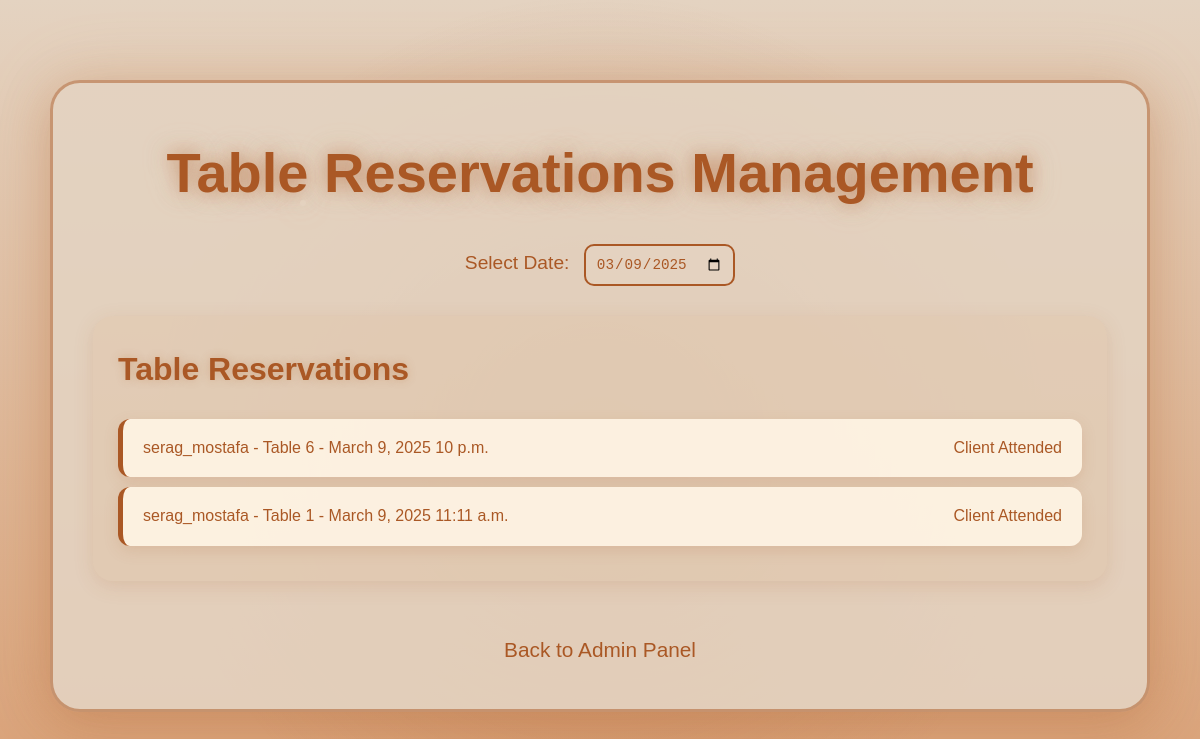
The page /cafe/admin/table_reservations/ (signed in) on the database its author committed.
### cafe/models.py (models this page shows, shortened)
class TableReservation(models.Model):
    user = models.ForeignKey(User, on_delete=models.CASCADE)
    table = models.ForeignKey(Table, on_delete=models.CASCADE)
    date = models.DateField()
    start_time = models.TimeField()
    duration = models.IntegerField(choices=[(30, '30 min'), (60, '1 hour'), (120, '2 hours')])
    created_at = models.DateTimeField(auto_now_add=True)
    attended = models.BooleanField(null=True, blank=True, default=None)  # New field: True (attended), False (no-show), None (not yet confirmed)

class Table(models.Model):
    number = models.IntegerField(unique=True)
    is_available = models.BooleanField(default=True)

### cafe/views.py (the view)
# urls.py: path('admin/table_reservations/', views.table_reservations_page, name='table_reservations_page'),
@login_required
@user_passes_test(lambda u: u.is_staff)
def table_reservations_page(request):
    date_str = request.GET.get('date', '')
    try:
        selected_date = datetime.strptime(date_str, '%Y-%m-%d').date() if date_str else timezone.now().date()
    except ValueError:
        selected_date = timezone.now().date()
    context = {
        'table_reservations': TableReservation.objects.filter(date=selected_date),
        'selected_date': selected_date,
    }
    return render(request, 'cafe/table_reservations_page.html', context)

### cafe/templates/cafe/table_reservations_page.html (shortened to what this page needs)
{% load static %}
<!DOCTYPE html>
<html lang="en">
<head>
</head>
<body>
    <div class="reservations-container">
        <h1>Table Reservations Management</h1>
        <div class="date-filter">
            <label for="date-picker">Select Date:</label>
            <input type="date" id="date-picker" value="{{ selected_date|date:'Y-m-d' }}">
        </div>
        <div class="section">
            <h2>Table Reservations</h2>
            <ul id="table-reservations-list">
                {% for reservation in table_reservations %}
                    <li data-reservation-id="{{ reservation.id }}">
                        <span>{{ reservation.user.username }} - Table {{ reservation.table.number }} - {{ reservation.date }} {{ reservation.start_time }}</span>
                        {% if reservation.attended is not None %}
                            <span class="attendance-status {% if reservation.attended %}attended{% else %}not-attended{% endif %}">
                                {% if reservation.attended %}Client Attended{% else %}Client Did Not Attend{% endif %}
                            </span>
                        {% else %}
                            <div class="attendance-buttons">
                                <button class="attendance-button true" data-attended="true">✔</button>
                                <button class="attendance-button false" data-attended="false">✘</button>
                            </div>
                        {% endif %}
                    </li>
                {% endfor %}
            </ul>
        </div>
        <a href="{% url 'cafe:admin_page' %}" class="back-link">Back to Admin Panel</a>
    </div>
</body>
</html>

### cafe/templates/cafe/table_reservations_page.html (style rules this page uses)
* { margin: 0; padding: 0; box-sizing: border-box; }
body { font-family: 'Orbitron', 'Poppins', sans-serif; background: linear-gradient(180deg, #e4d3c1 0%, #d89b6e 100%); color: #aa5825; line-height: 1.8; min-height: 100vh; overflow-x: hidden; position: relative; -webkit-font-smoothing: antialiased; -moz-osx-font-smoothing: grayscale; }
body::before { content: ''; position: fixed; top: 0; left: 0; width: 100%; height: 100%; background: radial-gradient(circle, rgba(170, 88, 37, 0.3) 0%, transparent 60%); z-index: -1; animation: cosmic-pulse 12s infinite ease-in-out; }
li { display: flex; justify-content: space-between; align-items: center; flex-wrap: nowrap; }
body::after { content: ''; position: absolute; width: 6px; height: 6px; background: rgba(228, 211, 193, 0.8); border-radius: 50%; box-shadow: 0 0 25px rgba(228, 211, 193, 0.6); animation: orbit 18s infinite ease-in-out; top: 15%; left: 25%; }
.reservations-container { max-width: 1100px; margin: 80px auto; padding: 40px; background: rgba(228, 211, 193, 0.9); border-radius: 30px; box-shadow: 0 12px 50px rgba(170, 88, 37, 0.3), 0 0 70px rgba(216, 155, 110, 0.2); position: relative; transition: transform 0.5s ease, box-shadow 0.5s ease; border: 3px solid rgba(170, 88, 37, 0.5); }
h1 { font-size: 3.5em; color: #aa5825; text-align: center; margin-bottom: 20px; text-shadow: 0 0 20px rgba(170, 88, 37, 0.6), 0 0 30px rgba(228, 211, 193, 0.4); animation: glow 2.5s infinite ease-in-out; }
.date-filter { text-align: center; margin-bottom: 30px; }
.date-filter label { font-size: 1.2em; color: #aa5825; margin-right: 10px; }
.date-filter input[type="date"] { padding: 10px; font-size: 1.1em; background: rgba(228, 211, 193, 0.7); border: 2px solid #aa5825; border-radius: 10px; color: #aa5825; outline: none; transition: border-color 0.3s ease, box-shadow 0.3s ease; }
.section { margin-bottom: 50px; padding: 25px; background: rgba(216, 155, 110, 0.1); border-radius: 20px; box-shadow: 0 5px 20px rgba(170, 88, 37, 0.15); transition: transform 0.3s ease, box-shadow 0.3s ease; }
h2 { font-size: 2em; color: #aa5825; margin-bottom: 20px; text-shadow: 0 0 10px rgba(170, 88, 37, 0.3); }
ul { list-style: none; padding: 0; }
li { padding: 15px 20px; margin: 10px 0; background: rgba(255, 245, 230, 0.9); border-radius: 12px; box-shadow: 0 5px 15px rgba(170, 88, 37, 0.15); display: flex; justify-content: space-between; align-items: center; transition: transform 0.3s ease, box-shadow 0.3s ease, background 0.3s ease; border-left: 5px solid #aa5825; animation: slideInFromRight 0.5s ease-out; flex-wrap: wrap; gap: 10px; }
.back-link { display: block; text-align: center; margin-top: 40px; font-size: 1.3em; color: #aa5825; text-decoration: none; transition: color 0.3s ease, transform 0.3s ease, text-shadow 0.3s ease; }

### rows shown on the page
TableReservation: user.username "serag_mostafa", table.number "6", date "March 9, 2025", start_time "10 p.m.", attended "Client Attended"
TableReservation: user.username "serag_mostafa", table.number "1", date "March 9, 2025", start_time "11:11 a.m.", attended "Client Attended"
